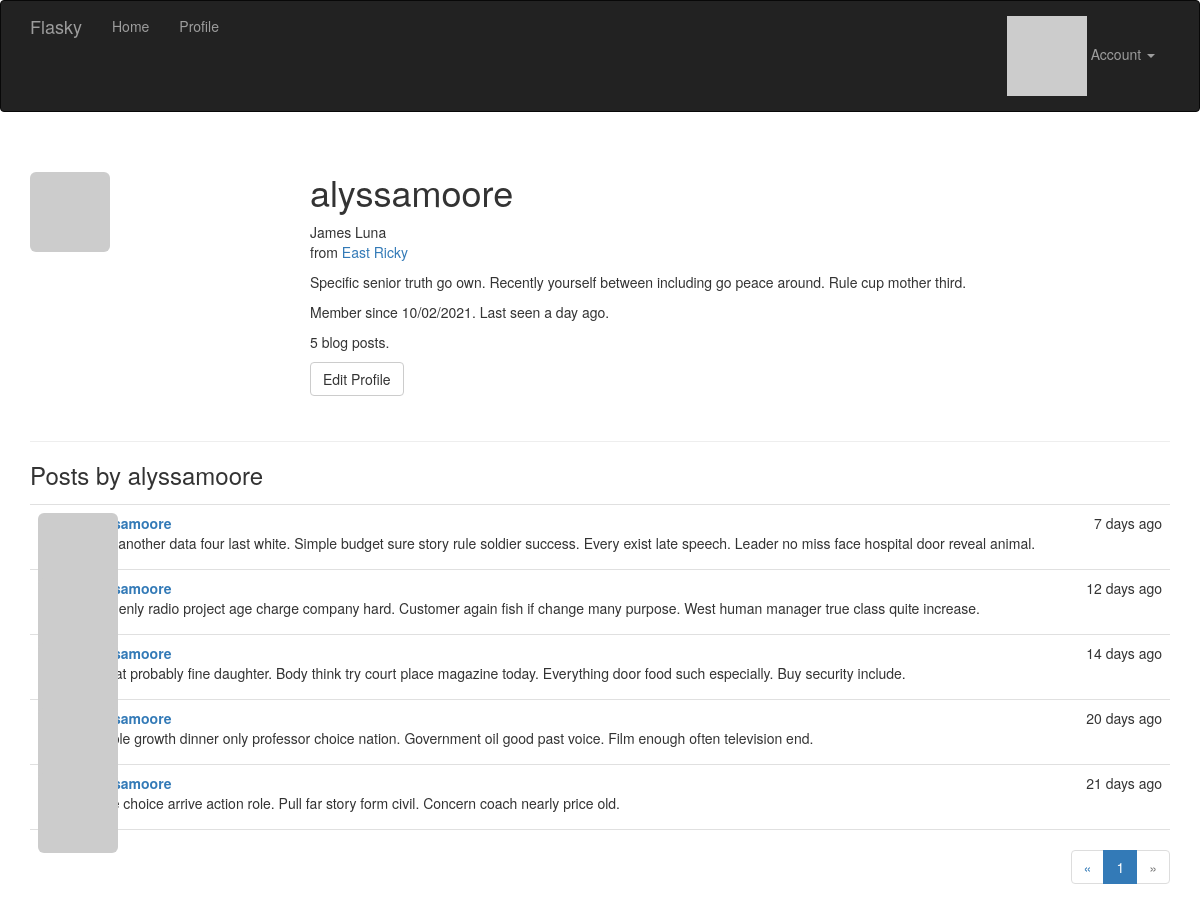
/user/alyssamoore (signed in), run on the app's committed database.
### app/models.py (models this page shows, shortened)
class User(UserMixin, db.Model):
    __tablename__ = 'users'
    id = db.Column(db.Integer, primary_key=True)
    email = db.Column(db.String(64), unique=True, index=True)
    username = db.Column(db.String(64), unique=True, index=True)
    role_id = db.Column(db.Integer, db.ForeignKey('roles.id'))
    password_hash = db.Column(db.String(128))
    confirmed = db.Column(db.Boolean, default=False)
    name = db.Column(db.String(64))
    location = db.Column(db.String(64))
    about_me = db.Column(db.Text())
    member_since = db.Column(db.DateTime(), default=datetime.utcnow)
    last_seen = db.Column(db.DateTime(), default=datetime.utcnow)
    avatar_hash = db.Column(db.String(32))
    posts = db.relationship('Post', backref='author', lazy='dynamic')
    @property
    def password(self):
        raise AttributeError('password is not a readable attribute')
    def can(self, perm):
        return self.role is not None and self.role.has_permission(perm)
    def is_administrator(self):
        return self.can(Permission.ADMIN)
    def ping(self):
        self.last_seen = datetime.utcnow()
        db.session.add(self)
    def gravatar(self, size=100, default='identicon', rating='g'):
        url = 'https://secure.gravatar.com/avatar'
        hash = self.avatar_hash or self.gravatar_hash()
        return '{url}/{hash}?s={size}&d={default}&r={rating}'.format(
            url=url, hash=hash, size=size, default=default, rating=rating)

class Post(db.Model):
    __tablename__ = 'posts'
    id = db.Column(db.Integer, primary_key=True)
    body = db.Column(db.Text)
    timestamp = db.Column(db.DateTime, index=True, default=datetime.utcnow)
    author_id = db.Column(db.Integer, db.ForeignKey('users.id'))

### app/main/views.py (the view)
@main.route('/user/<username>')
def user(username):
    user = User.query.filter_by(username=username).first_or_404()
    page = request.args.get('page', 1, type=int)
    pagination = user.posts.order_by(Post.timestamp.desc()).paginate(
        page, per_page=current_app.config['FLASKY_POSTS_PER_PAGE'],
        error_out=False)
    posts = pagination.items
    return render_template('user.html', user=user, posts=posts,
                           pagination=pagination)

### app/auth/views.py (called while the page is built)
@auth.before_app_request
def before_request():
    if current_user.is_authenticated:
        current_user.ping()
        if not current_user.confirmed \
                and request.endpoint \
                and request.blueprint != 'auth' \
                and request.endpoint != 'static':
            return redirect(url_for('auth.unconfirmed'))

### app/main/__init__.py (called while the page is built)
@main.app_context_processor
def inject_permissions():
    return dict(Permission=Permission)

### app/models.py (called while the page is built)
@login_manager.user_loader
def load_user(user_id):
    return User.query.get(int(user_id))

    def has_permission(self, perm):
        return self.permissions & perm == perm

### app/templates/user.html (shortened to what this page needs)
{% extends "base.html" %}
{% import "_macros.html" as macros %}
{% block page_content %}
<div class="page-header">
    <img class="img-rounded profile-thumbnail" src="{{ user.gravatar(size=256) }}">
    <div class="profile-header">
        <h1>{{ user.username }}</h1>
        {% if user.name or user.location %}
        <p>
            {% if user.name %}{{ user.name }}<br>{% endif %}
            {% if user.location %}
                from <a href="http://maps.google.com/?q={{ user.location }}">{{ user.location }}</a><br>
            {% endif %}
        </p>
        {% endif %}
        {% if user.about_me %}<p>{{ user.about_me }}</p>{% endif %}
        <p>Member since {{ moment(user.member_since).format('L') }}. Last seen {{ moment(user.last_seen).fromNow() }}.</p>
        <p>{{ user.posts.count() }} blog posts.</p>
        <p>
            {% if user == current_user %}
            <a class="btn btn-default" href="{{ url_for('.edit_profile') }}">Edit Profile</a>
            {% endif %}
        </p>
    </div>
</div>
<h3>Posts by {{ user.username }}</h3>
{% include '_posts.html' %}
{% if pagination %}
<div class="pagination">
    {{ macros.pagination_widget(pagination, '.user', username=user.username) }}
</div>
{% endif %}
{% endblock %}

### app/templates/_posts.html
<ul class="posts">
    {% for post in posts %}
    <li class="post">
        <div class="post-thumbnail">
            <a href="{{ url_for('.user', username=post.author.username) }}">
                <img class="img-rounded profile-thumbnail" src="{{ post.author.gravatar(size=40) }}">
            </a>
        </div>
        <div class="post-content">
            <div class="post-date">{{ moment(post.timestamp).fromNow() }}</div>
            <div class="post-author"><a href="{{ url_for('.user', username=post.author.username) }}">{{ post.author.username }}</a></div>
            <div class="post-body">{{ post.body }}</div>
        </div>
    </li>
    {% endfor %}
</ul>

### app/static/styles.css (style rules this page uses)
.profile-thumbnail { position: absolute; }
.profile-header { min-height: 260px; margin-left: 280px; }
ul.posts { list-style-type: none; padding: 0px; margin: 16px 0px 0px 0px; border-top: 1px solid #e0e0e0; }
ul.posts li.post { padding: 8px; border-bottom: 1px solid #e0e0e0; }
div.post-date { float: right; }
div.post-author { font-weight: bold; }
div.post-thumbnail { position: absolute; }
div.post-content { margin-left: 48px; min-height: 48px; }
div.pagination { width: 100%; text-align: right; padding: 0px; margin: 0px; }

### data on the page
User: username "alyssamoore", name "James Luna", location "East Ricky", about_me "Specific senior truth go own. Recently yourself between including go peace around. Rule cup mother third.", member_since "10/02/2021", last_seen "a day ago"
Post: timestamp "7 days ago", author.username "alyssamoore", body "Very another data four last white. Simple budget sure story rule soldier success. Every exist late speech. Leader no miss face hospital door reveal animal."
Post: timestamp "12 days ago", author.username "alyssamoore", body "Suddenly radio project age charge company hard. Customer again fish if change many purpose. West human manager true class quite increase."
Post: timestamp "14 days ago", author.username "alyssamoore", body "Threat probably fine daughter. Body think try court place magazine today. Everything door food such especially. Buy security include."
Post: timestamp "20 days ago", author.username "alyssamoore", body "Couple growth dinner only professor choice nation. Government oil good past voice. Film enough often television end."
Post: timestamp "21 days ago", author.username "alyssamoore", body "None choice arrive action role. Pull far story form civil. Concern coach nearly price old."

### other printed values
{{ user.posts.count() }} "5"
{{ p }} "1"
